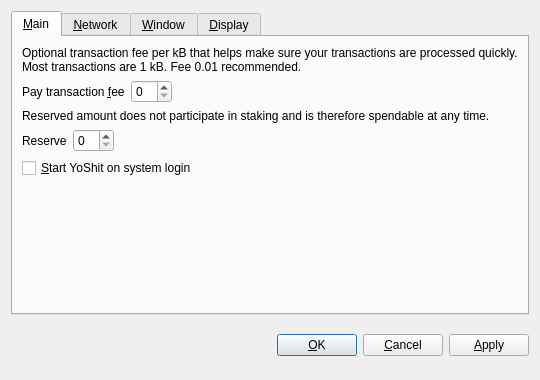
<?xml version="1.0" encoding="UTF-8"?>
<ui version="4.0">
 <class>OptionsDialog</class>
 <widget class="QDialog" name="OptionsDialog">
  <property name="geometry">
   <rect>
    <x>0</x>
    <y>0</y>
    <width>540</width>
    <height>380</height>
   </rect>
  </property>
  <property name="windowTitle">
   <string>Options</string>
  </property>
  <property name="modal">
   <bool>true</bool>
  </property>
  <layout class="QVBoxLayout" name="verticalLayout">
   <item>
    <widget class="QTabWidget" name="tabWidget">
     <property name="tabPosition">
      <enum>QTabWidget::North</enum>
     </property>
     <property name="currentIndex">
      <number>0</number>
     </property>
     <widget class="QWidget" name="tabMain">
      <attribute name="title">
       <string>&amp;Main</string>
      </attribute>
      <layout class="QVBoxLayout" name="verticalLayout_Main">
       <item>
        <widget class="QLabel" name="transactionFeeInfoLabel">
         <property name="text">
          <string>Optional transaction fee per kB that helps make sure your transactions are processed quickly. Most transactions are 1 kB. Fee 0.01 recommended.</string>
         </property>
         <property name="textFormat">
          <enum>Qt::PlainText</enum>
         </property>
         <property name="wordWrap">
          <bool>true</bool>
         </property>
        </widget>
       </item>
       <item>
        <layout class="QHBoxLayout" name="horizontalLayoutFee">
         <item>
          <widget class="QLabel" name="transactionFeeLabel">
           <property name="text">
            <string>Pay transaction &amp;fee</string>
           </property>
           <property name="textFormat">
            <enum>Qt::PlainText</enum>
           </property>
           <property name="buddy">
            <cstring>transactionFee</cstring>
           </property>
          </widget>
         </item>
         <item>
          <widget class="BitcoinAmountField" name="transactionFee"/>
         </item>
         <item>
          <spacer name="horizontalSpacerFee">
           <property name="orientation">
            <enum>Qt::Horizontal</enum>
           </property>
           <property name="sizeHint" stdset="0">
            <size>
             <width>40</width>
             <height>20</height>
            </size>
           </property>
          </spacer>
         </item>
        </layout>
       </item>
       <item>
        <widget class="QLabel" name="reserveBalanceInfoLabel">
         <property name="text">
          <string>Reserved amount does not participate in staking and is therefore spendable at any time.</string>
         </property>
         <property name="textFormat">
          <enum>Qt::PlainText</enum>
         </property>
         <property name="wordWrap">
          <bool>true</bool>
         </property>
        </widget>
       </item>
       <item>
        <layout class="QHBoxLayout" name="horizontalLayoutReserveBalance">
         <item>
          <widget class="QLabel" name="reserveBalanceLabel">
           <property name="text">
            <string>Reserve</string>
           </property>
           <property name="textFormat">
            <enum>Qt::PlainText</enum>
           </property>
           <property name="buddy">
            <cstring>reserveBalance</cstring>
           </property>
          </widget>
         </item>
         <item>
          <widget class="BitcoinAmountField" name="reserveBalance"/>
         </item>
         <item>
          <spacer name="horizontalSpacerReserveBalance">
           <property name="orientation">
            <enum>Qt::Horizontal</enum>
           </property>
           <property name="sizeHint" stdset="0">
            <size>
             <width>40</width>
             <height>20</height>
            </size>
           </property>
          </spacer>
         </item>
        </layout>
       </item>
       <item>
        <widget class="QCheckBox" name="bitcoinAtStartup">
         <property name="toolTip">
          <string>Automatically start YoShit after logging in to the system.</string>
         </property>
         <property name="text">
          <string>&amp;Start YoShit on system login</string>
         </property>
        </widget>
       </item>
       <item>
        <spacer name="verticalSpacer_Main">
         <property name="orientation">
          <enum>Qt::Vertical</enum>
         </property>
         <property name="sizeHint" stdset="0">
          <size>
           <width>20</width>
           <height>40</height>
          </size>
         </property>
        </spacer>
       </item>
      </layout>
     </widget>
     <widget class="QWidget" name="tabNetwork">
      <attribute name="title">
       <string>&amp;Network</string>
      </attribute>
      <layout class="QVBoxLayout" name="verticalLayout_Network">
       <item>
        <widget class="QCheckBox" name="mapPortUpnp">
         <property name="toolTip">
          <string>Automatically open the YoShit client port on the router. This only works when your router supports UPnP and it is enabled.</string>
         </property>
         <property name="text">
          <string>Map port using &amp;UPnP</string>
         </property>
        </widget>
       </item>
       <item>
        <widget class="QCheckBox" name="connectSocks">
         <property name="toolTip">
          <string>Connect to the YoShit network through a SOCKS proxy (e.g. when connecting through Tor).</string>
         </property>
         <property name="text">
          <string>&amp;Connect through SOCKS proxy:</string>
         </property>
        </widget>
       </item>
       <item>
        <layout class="QHBoxLayout" name="horizontalLayout_Network">
         <item>
          <widget class="QLabel" name="proxyIpLabel">
           <property name="text">
            <string>Proxy &amp;IP:</string>
           </property>
           <property name="textFormat">
            <enum>Qt::PlainText</enum>
           </property>
           <property name="buddy">
            <cstring>proxyIp</cstring>
           </property>
          </widget>
         </item>
         <item>
          <widget class="QValidatedLineEdit" name="proxyIp">
           <property name="maximumSize">
            <size>
             <width>140</width>
             <height>16777215</height>
            </size>
           </property>
           <property name="toolTip">
            <string>IP address of the proxy (e.g. 127.0.0.1)</string>
           </property>
          </widget>
         </item>
         <item>
          <widget class="QLabel" name="proxyPortLabel">
           <property name="text">
            <string>&amp;Port:</string>
           </property>
           <property name="textFormat">
            <enum>Qt::PlainText</enum>
           </property>
           <property name="buddy">
            <cstring>proxyPort</cstring>
           </property>
          </widget>
         </item>
         <item>
          <widget class="QLineEdit" name="proxyPort">
           <property name="maximumSize">
            <size>
             <width>55</width>
             <height>16777215</height>
            </size>
           </property>
           <property name="toolTip">
            <string>Port of the proxy (e.g. 9050)</string>
           </property>
          </widget>
         </item>
         <item>
          <widget class="QLabel" name="socksVersionLabel">
           <property name="text">
            <string>SOCKS &amp;Version:</string>
           </property>
           <property name="textFormat">
            <enum>Qt::PlainText</enum>
           </property>
           <property name="buddy">
            <cstring>socksVersion</cstring>
           </property>
          </widget>
         </item>
         <item>
          <widget class="QValueComboBox" name="socksVersion">
           <property name="toolTip">
            <string>SOCKS version of the proxy (e.g. 5)</string>
           </property>
          </widget>
         </item>
         <item>
          <spacer name="horizontalSpacer_Network">
           <property name="orientation">
            <enum>Qt::Horizontal</enum>
           </property>
           <property name="sizeHint" stdset="0">
            <size>
             <width>40</width>
             <height>20</height>
            </size>
           </property>
          </spacer>
         </item>
        </layout>
       </item>
       <item>
        <spacer name="verticalSpacer_Network">
         <property name="orientation">
          <enum>Qt::Vertical</enum>
         </property>
         <property name="sizeHint" stdset="0">
          <size>
           <width>20</width>
           <height>40</height>
          </size>
         </property>
        </spacer>
       </item>
      </layout>
     </widget>
     <widget class="QWidget" name="tabWindow">
      <attribute name="title">
       <string>&amp;Window</string>
      </attribute>
      <layout class="QVBoxLayout" name="verticalLayout_Window">
       <item>
        <widget class="QCheckBox" name="minimizeToTray">
         <property name="toolTip">
          <string>Show only a tray icon after minimizing the window.</string>
         </property>
         <property name="text">
          <string>&amp;Minimize to the tray instead of the taskbar</string>
         </property>
        </widget>
       </item>
       <item>
        <widget class="QCheckBox" name="minimizeOnClose">
         <property name="toolTip">
          <string>Minimize instead of exit the application when the window is closed. When this option is enabled, the application will be closed only after selecting Quit in the menu.</string>
         </property>
         <property name="text">
          <string>M&amp;inimize on close</string>
         </property>
        </widget>
       </item>
       <item>
        <spacer name="verticalSpacer_Window">
         <property name="orientation">
          <enum>Qt::Vertical</enum>
         </property>
         <property name="sizeHint" stdset="0">
          <size>
           <width>20</width>
           <height>40</height>
          </size>
         </property>
        </spacer>
       </item>
      </layout>
     </widget>
     <widget class="QWidget" name="tabDisplay">
      <attribute name="title">
       <string>&amp;Display</string>
      </attribute>
      <layout class="QVBoxLayout" name="verticalLayout_Display">
       <item>
        <layout class="QHBoxLayout" name="horizontalLayout_1_Display">
         <item>
          <widget class="QLabel" name="langLabel">
           <property name="text">
            <string>User Interface &amp;language:</string>
           </property>
           <property name="textFormat">
            <enum>Qt::PlainText</enum>
           </property>
           <property name="buddy">
            <cstring>lang</cstring>
           </property>
          </widget>
         </item>
         <item>
          <widget class="QValueComboBox" name="lang">
           <property name="toolTip">
            <string>The user interface language can be set here. This setting will take effect after restarting YoShit.</string>
           </property>
          </widget>
         </item>
        </layout>
       </item>
       <item>
        <layout class="QHBoxLayout" name="horizontalLayout_2_Display">
         <item>
          <widget class="QLabel" name="unitLabel">
           <property name="text">
            <string>&amp;Unit to show amounts in:</string>
           </property>
           <property name="textFormat">
            <enum>Qt::PlainText</enum>
           </property>
           <property name="buddy">
            <cstring>unit</cstring>
           </property>
          </widget>
         </item>
         <item>
          <widget class="QValueComboBox" name="unit">
           <property name="toolTip">
            <string>Choose the default subdivision unit to show in the interface and when sending coins.</string>
           </property>
          </widget>
         </item>
        </layout>
       </item>
       <item>
        <widget class="QCheckBox" name="displayAddresses">
         <property name="toolTip">
          <string>Whether to show YoShit addresses in the transaction list or not.</string>
         </property>
         <property name="text">
          <string>&amp;Display addresses in transaction list</string>
         </property>
        </widget>
       </item>
       <item>
        <widget class="QCheckBox" name="coinControlFeatures">
         <property name="toolTip">
          <string>Whether to show coin control features or not.</string>
         </property>
         <property name="text">
          <string>Display coin &amp;control features (experts only!)</string>
         </property>
        </widget>
       </item>
       <item>
        <spacer name="verticalSpacer_Display">
         <property name="orientation">
          <enum>Qt::Vertical</enum>
         </property>
         <property name="sizeHint" stdset="0">
          <size>
           <width>20</width>
           <height>40</height>
          </size>
         </property>
        </spacer>
       </item>
      </layout>
     </widget>
    </widget>
   </item>
   <item>
    <layout class="QHBoxLayout" name="horizontalLayout_Buttons">
     <item>
      <spacer name="horizontalSpacer_1">
       <property name="orientation">
        <enum>Qt::Horizontal</enum>
       </property>
       <property name="sizeHint" stdset="0">
        <size>
         <width>40</width>
         <height>48</height>
        </size>
       </property>
      </spacer>
     </item>
     <item>
      <widget class="QLabel" name="statusLabel">
       <property name="font">
        <font>
         <weight>75</weight>
         <bold>true</bold>
        </font>
       </property>
       <property name="text">
        <string/>
       </property>
       <property name="textFormat">
        <enum>Qt::PlainText</enum>
       </property>
       <property name="wordWrap">
        <bool>true</bool>
       </property>
      </widget>
     </item>
     <item>
      <spacer name="horizontalSpacer_2">
       <property name="orientation">
        <enum>Qt::Horizontal</enum>
       </property>
       <property name="sizeHint" stdset="0">
        <size>
         <width>40</width>
         <height>48</height>
        </size>
       </property>
      </spacer>
     </item>
     <item>
      <widget class="QPushButton" name="okButton">
       <property name="text">
        <string>&amp;OK</string>
       </property>
      </widget>
     </item>
     <item>
      <widget class="QPushButton" name="cancelButton">
       <property name="text">
        <string>&amp;Cancel</string>
       </property>
       <property name="autoDefault">
        <bool>false</bool>
       </property>
      </widget>
     </item>
     <item>
      <widget class="QPushButton" name="applyButton">
       <property name="text">
        <string>&amp;Apply</string>
       </property>
       <property name="autoDefault">
        <bool>false</bool>
       </property>
      </widget>
     </item>
    </layout>
   </item>
  </layout>
 </widget>
 <customwidgets>
  <customwidget>
   <class>BitcoinAmountField</class>
   <extends>QSpinBox</extends>
   <header>bitcoinamountfield.h</header>
  </customwidget>
  <customwidget>
   <class>QValueComboBox</class>
   <extends>QComboBox</extends>
   <header>qvaluecombobox.h</header>
  </customwidget>
  <customwidget>
   <class>QValidatedLineEdit</class>
   <extends>QLineEdit</extends>
   <header>qvalidatedlineedit.h</header>
  </customwidget>
 </customwidgets>
 <resources/>
 <connections/>
</ui>
